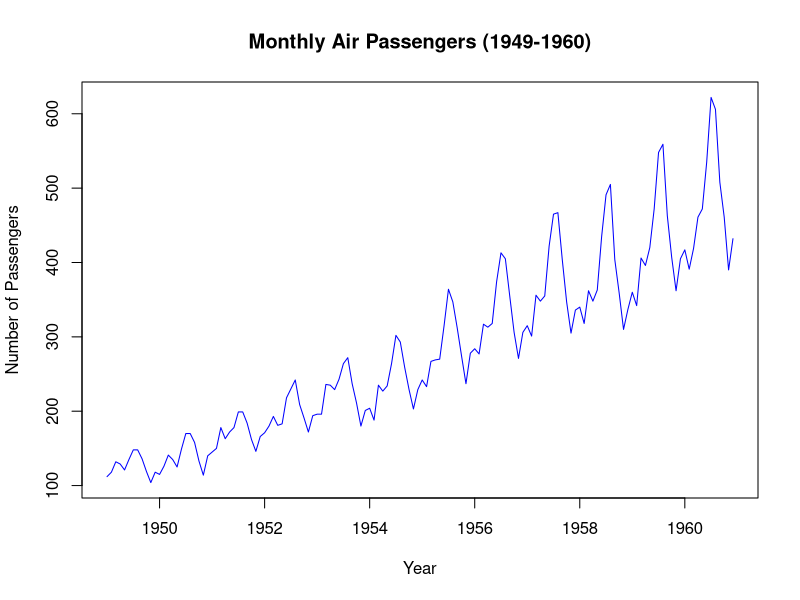
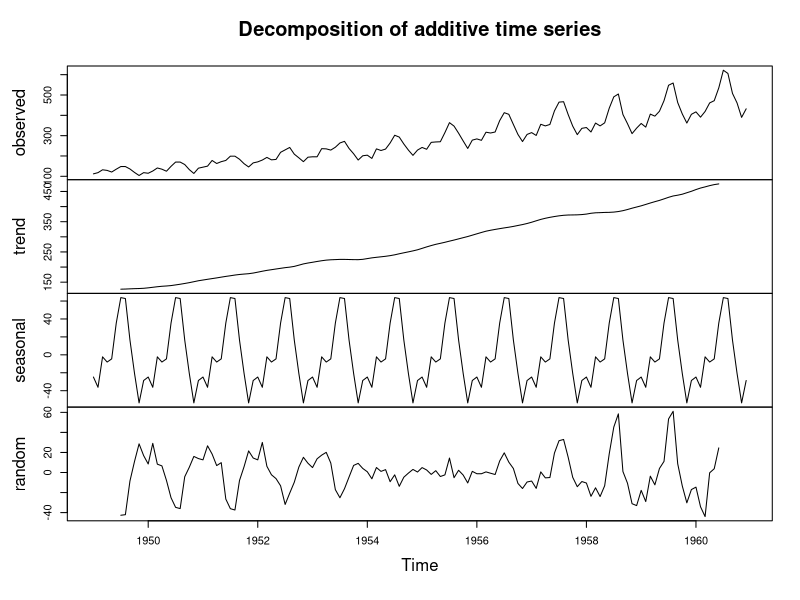
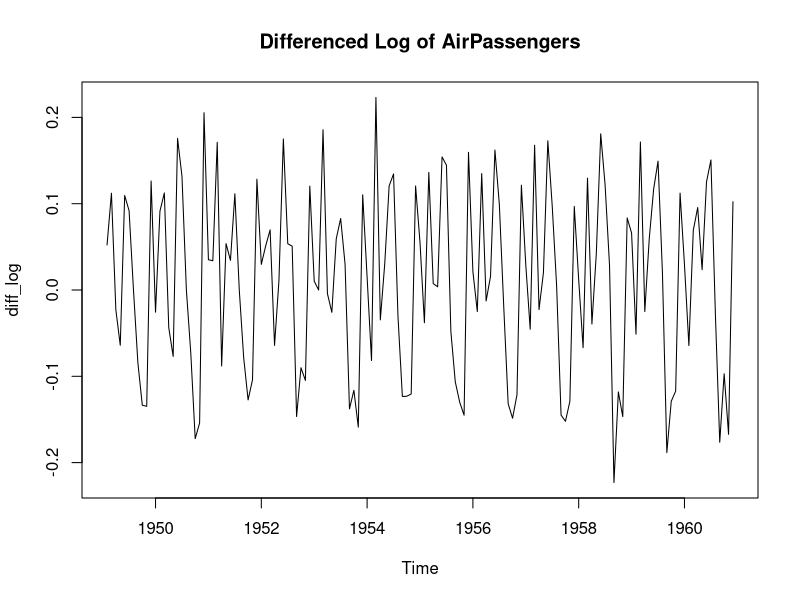
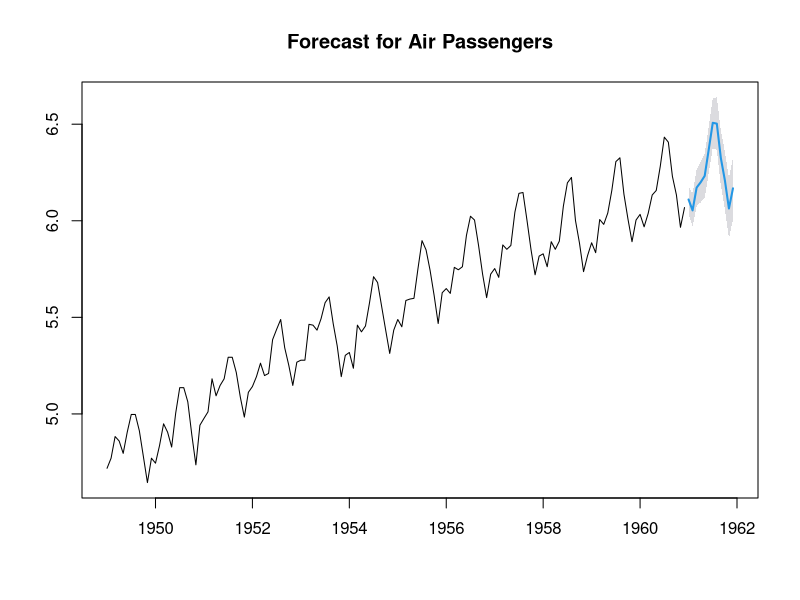

Recreate these plots in R, in order.
# Load the dataset
data("AirPassengers")

# Check structure and summary
str(AirPassengers)
summary(AirPassengers)

# Plot the time series
plot(AirPassengers, main="Monthly Air Passengers (1949-1960)",
     ylab="Number of Passengers", xlab="Year", col="blue")

# Check for seasonality and trend using decomposition
decomposed <- decompose(AirPassengers)
plot(decomposed)

# Log transformation to stabilize variance
log_data <- log(AirPassengers)

# Differencing to remove trend and seasonality
diff_log <- diff(log_data, differences = 1)

# Plot the differenced log data
plot(diff_log, main="Differenced Log of AirPassengers")

# Fit ARIMA model
library(forecast)
model <- auto.arima(log_data)
summary(model)

# Forecast for next 12 months
forecasted <- forecast(model, level=c(95), h=12)

# Plot forecast
plot(forecasted, main="Forecast for Air Passengers")
